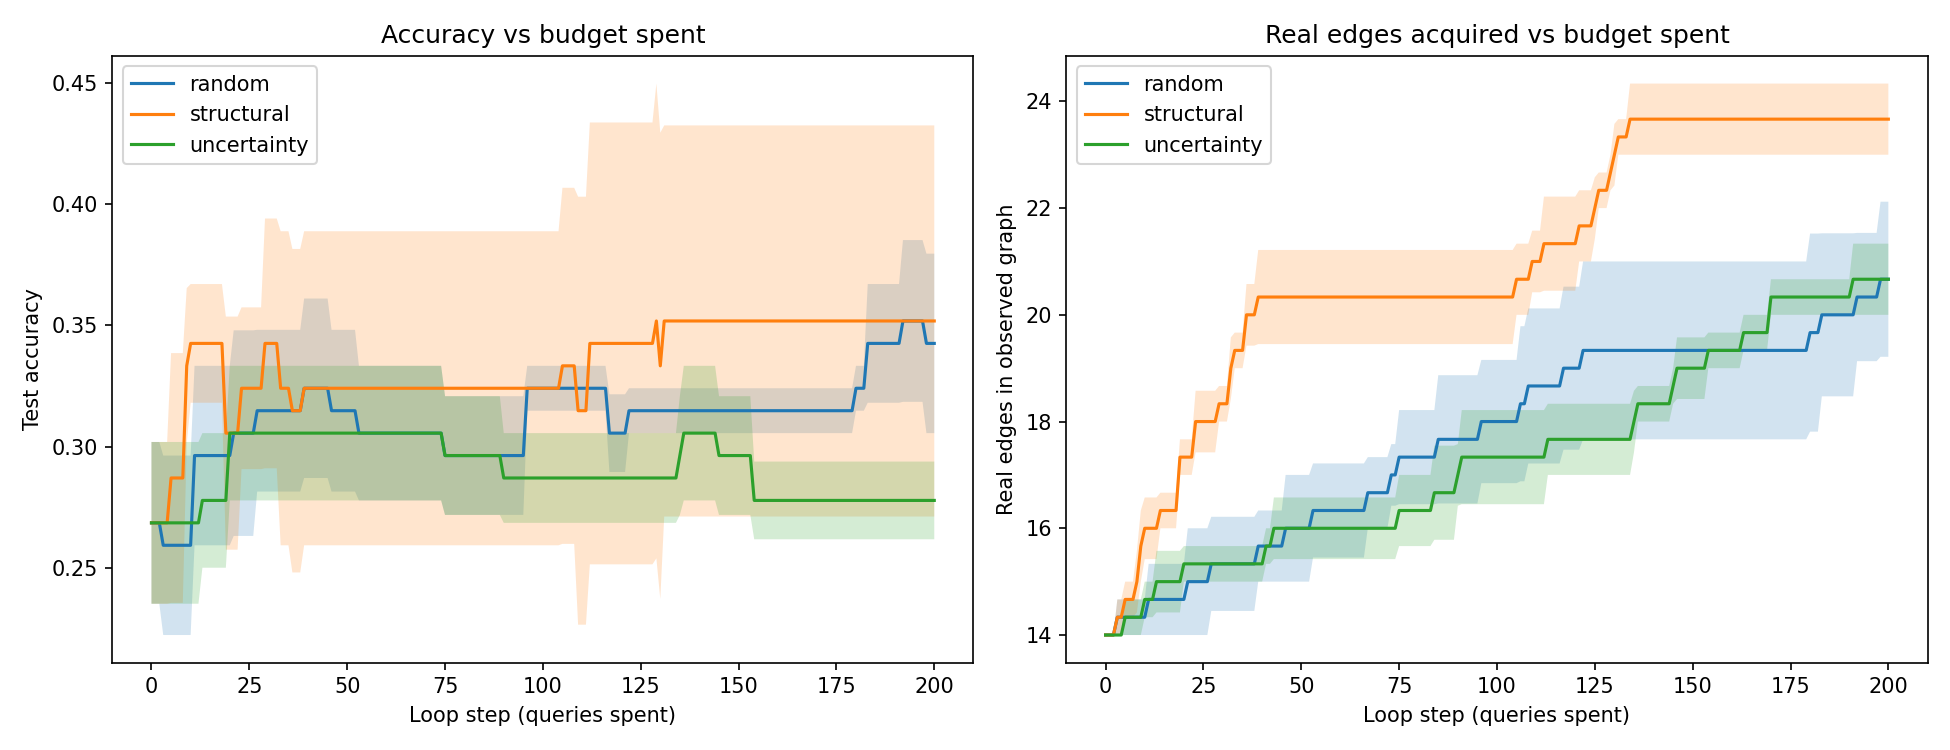

Write Python code to recreate this figure.
import os
import sys

import numpy as np

sys.path.insert(0, os.path.join(os.path.dirname(__file__), "..", "src"))

from data import make_csbm
from env import GraphEnv
from loop import run_loop, full_graph_accuracy
from scorers import random_scorer, structural_scorer, uncertainty_scorer
from eval import auc, mean_and_se

SEEDS = [0, 1, 2]
BUDGET = 200
OBSERVE_FRAC = 0.1  # plenty of headroom; this is where structural's hit-rate advantage was found

SCORERS = {
    "random": random_scorer,
    "structural": structural_scorer,
    "uncertainty": uncertainty_scorer,
}


def main():
    y, A_true, X = make_csbm(seed=0)

    acc_results = {}    # name -> array (n_seeds, budget+1)
    edges_results = {}  # name -> array (n_seeds, budget+1)
    full_acc_by_seed = {}

    for name, scorer in SCORERS.items():
        acc_curves = []
        edge_curves = []
        for seed in SEEDS:
            env = GraphEnv(y, A_true, X, observe_frac=OBSERVE_FRAC, seed=seed)
            if seed not in full_acc_by_seed:
                full_acc_by_seed[seed] = full_graph_accuracy(env, A_true, seed=seed)
            result = run_loop(env, scorer, budget=BUDGET, seed=seed)
            acc_curves.append(result["accuracy"])
            edge_curves.append(result["n_real_edges"])
        acc_results[name] = np.array(acc_curves)
        edges_results[name] = np.array(edge_curves)

        final_acc = acc_results[name][:, -1]
        final_edges = edges_results[name][:, -1]
        aucs = [auc(c) for c in acc_results[name]]
        print(f"{name}: final real edges mean={final_edges.mean():.1f} (per seed: {final_edges.tolist()}), "
              f"final acc mean={final_acc.mean():.3f}, AUC mean={np.mean(aucs):.2f}")

    print("\nfull-graph accuracy ceiling per seed:", {s: f"{a:.3f}" for s, a in full_acc_by_seed.items()})

    print("\nAUC gap vs random baseline:")
    random_auc = np.mean([auc(c) for c in acc_results["random"]])
    for name in SCORERS:
        if name == "random":
            continue
        gap = np.mean([auc(c) for c in acc_results[name]]) - random_auc
        print(f"  {name}: {gap:+.2f}")

    print("\nFinal real-edge count gap vs random baseline (the higher-resolution metric):")
    random_final_edges = edges_results["random"][:, -1].mean()
    for name in SCORERS:
        if name == "random":
            continue
        gap = edges_results[name][:, -1].mean() - random_final_edges
        print(f"  {name}: {gap:+.1f} more real edges than random")

    out_path = os.path.join(os.path.dirname(__file__), "e3_big_budget.png")
    plot_dual(acc_results, edges_results, out_path)
    print(f"\nSaved plot to {out_path}")


def plot_dual(acc_results, edges_results, save_path):
    import matplotlib.pyplot as plt

    fig, (ax1, ax2) = plt.subplots(1, 2, figsize=(13, 5))

    for name, curves in acc_results.items():
        mean, se = mean_and_se(curves)
        x = np.arange(len(mean))
        ax1.plot(x, mean, label=name)
        ax1.fill_between(x, mean - se, mean + se, alpha=0.2)
    ax1.set_xlabel("Loop step (queries spent)")
    ax1.set_ylabel("Test accuracy")
    ax1.set_title("Accuracy vs budget spent")
    ax1.legend()

    for name, curves in edges_results.items():
        mean, se = mean_and_se(curves)
        x = np.arange(len(mean))
        ax2.plot(x, mean, label=name)
        ax2.fill_between(x, mean - se, mean + se, alpha=0.2)
    ax2.set_xlabel("Loop step (queries spent)")
    ax2.set_ylabel("Real edges in observed graph")
    ax2.set_title("Real edges acquired vs budget spent")
    ax2.legend()

    plt.tight_layout()
    plt.savefig(save_path, dpi=150)
    plt.close()


if __name__ == "__main__":
    main()
